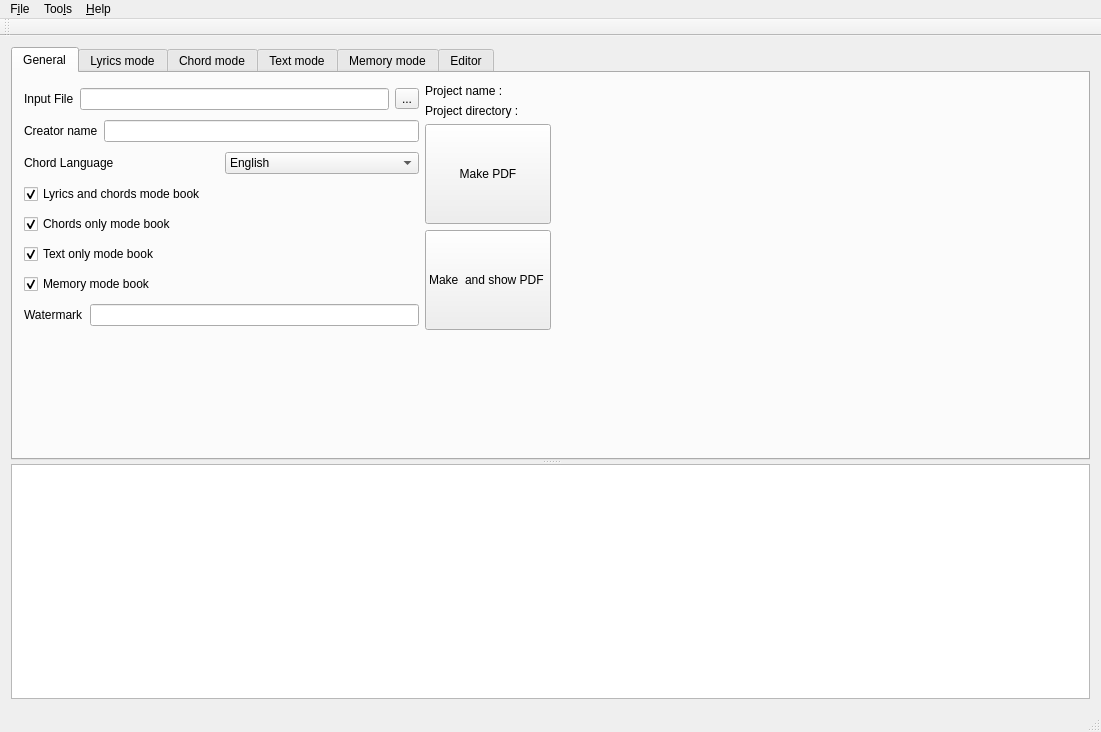
<?xml version="1.0" encoding="UTF-8"?>
<ui version="4.0">
 <class>MainWindow</class>
 <widget class="QMainWindow" name="MainWindow">
  <property name="geometry">
   <rect>
    <x>0</x>
    <y>0</y>
    <width>1101</width>
    <height>732</height>
   </rect>
  </property>
  <property name="windowTitle">
   <string>Chord V</string>
  </property>
  <property name="windowIcon">
   <iconset resource="resources.qrc">
    <normaloff>:/Image/Images/icon.png</normaloff>:/Image/Images/icon.png</iconset>
  </property>
  <widget class="QWidget" name="centralWidget">
   <layout class="QHBoxLayout" name="horizontalLayout_6">
    <item>
     <widget class="QSplitter" name="splitter">
      <property name="orientation">
       <enum>Qt::Vertical</enum>
      </property>
      <widget class="QTabWidget" name="tabWidget">
       <property name="currentIndex">
        <number>0</number>
       </property>
       <property name="tabBarAutoHide">
        <bool>true</bool>
       </property>
       <widget class="QWidget" name="General">
        <attribute name="title">
         <string>General</string>
        </attribute>
        <layout class="QVBoxLayout" name="verticalLayout_12">
         <item>
          <layout class="QVBoxLayout" name="verticalLayout_11">
           <item>
            <layout class="QHBoxLayout" name="horizontalLayout_11">
             <item>
              <layout class="QHBoxLayout" name="horizontalLayout_10">
               <item>
                <layout class="QVBoxLayout" name="verticalLayout_5">
                 <item>
                  <layout class="QHBoxLayout" name="horizontalLayout">
                   <item>
                    <widget class="QLabel" name="labelInputFile">
                     <property name="text">
                      <string>Input File</string>
                     </property>
                    </widget>
                   </item>
                   <item>
                    <widget class="QLineEdit" name="lineEditInputFile"/>
                   </item>
                   <item>
                    <widget class="QToolButton" name="toolButtonInputFile">
                     <property name="text">
                      <string>...</string>
                     </property>
                    </widget>
                   </item>
                  </layout>
                 </item>
                 <item>
                  <layout class="QHBoxLayout" name="horizontalLayout_2">
                   <item>
                    <widget class="QLabel" name="labelCreatorName">
                     <property name="text">
                      <string>Creator name</string>
                     </property>
                    </widget>
                   </item>
                   <item>
                    <widget class="QLineEdit" name="lineEditCreatorName"/>
                   </item>
                  </layout>
                 </item>
                 <item>
                  <layout class="QHBoxLayout" name="horizontalLayout_3">
                   <item>
                    <widget class="QLabel" name="labelChordLanguage">
                     <property name="text">
                      <string>Chord Language</string>
                     </property>
                    </widget>
                   </item>
                   <item>
                    <widget class="QComboBox" name="comboBoxChordLanguage">
                     <item>
                      <property name="text">
                       <string>English</string>
                      </property>
                     </item>
                     <item>
                      <property name="text">
                       <string>Français</string>
                      </property>
                     </item>
                    </widget>
                   </item>
                  </layout>
                 </item>
                 <item>
                  <widget class="QCheckBox" name="checkBoxLyricsMode">
                   <property name="text">
                    <string>Lyrics and chords mode book</string>
                   </property>
                   <property name="checked">
                    <bool>true</bool>
                   </property>
                  </widget>
                 </item>
                 <item>
                  <widget class="QCheckBox" name="checkBoxChordMode">
                   <property name="text">
                    <string>Chords only mode book</string>
                   </property>
                   <property name="checked">
                    <bool>true</bool>
                   </property>
                  </widget>
                 </item>
                 <item>
                  <widget class="QCheckBox" name="checkBoxTextMode">
                   <property name="text">
                    <string>Text only mode book</string>
                   </property>
                   <property name="checked">
                    <bool>true</bool>
                   </property>
                  </widget>
                 </item>
                 <item>
                  <widget class="QCheckBox" name="checkBoxMemoryMode">
                   <property name="text">
                    <string>Memory mode book</string>
                   </property>
                   <property name="checked">
                    <bool>true</bool>
                   </property>
                  </widget>
                 </item>
                 <item>
                  <layout class="QHBoxLayout" name="horizontalLayout_4">
                   <item>
                    <widget class="QLabel" name="labelWatermark">
                     <property name="text">
                      <string>Watermark</string>
                     </property>
                    </widget>
                   </item>
                   <item>
                    <widget class="QLineEdit" name="lineEditWatermark"/>
                   </item>
                  </layout>
                 </item>
                </layout>
               </item>
               <item>
                <layout class="QVBoxLayout" name="verticalLayout_8">
                 <item>
                  <layout class="QVBoxLayout" name="verticalLayout_6">
                   <item>
                    <layout class="QHBoxLayout" name="horizontalLayout_5">
                     <item>
                      <widget class="QLabel" name="labelProjectName">
                       <property name="text">
                        <string>Project name :</string>
                       </property>
                      </widget>
                     </item>
                     <item>
                      <widget class="QLabel" name="labelNameProjectName">
                       <property name="text">
                        <string/>
                       </property>
                      </widget>
                     </item>
                    </layout>
                   </item>
                   <item>
                    <layout class="QHBoxLayout" name="horizontalLayout_7">
                     <item>
                      <widget class="QLabel" name="labelDirProject">
                       <property name="text">
                        <string>Project directory :</string>
                       </property>
                      </widget>
                     </item>
                     <item>
                      <widget class="QLabel" name="labelNameDirProject">
                       <property name="text">
                        <string/>
                       </property>
                      </widget>
                     </item>
                    </layout>
                   </item>
                  </layout>
                 </item>
                 <item>
                  <widget class="QPushButton" name="pushButtonMakePDF">
                   <property name="minimumSize">
                    <size>
                     <width>100</width>
                     <height>100</height>
                    </size>
                   </property>
                   <property name="text">
                    <string>Make PDF</string>
                   </property>
                  </widget>
                 </item>
                 <item>
                  <widget class="QPushButton" name="pushButtonMakeAndShowPDF">
                   <property name="minimumSize">
                    <size>
                     <width>100</width>
                     <height>100</height>
                    </size>
                   </property>
                   <property name="text">
                    <string>Make  and show PDF </string>
                   </property>
                  </widget>
                 </item>
                </layout>
               </item>
              </layout>
             </item>
             <item>
              <spacer name="horizontalSpacer">
               <property name="orientation">
                <enum>Qt::Horizontal</enum>
               </property>
               <property name="sizeHint" stdset="0">
                <size>
                 <width>40</width>
                 <height>20</height>
                </size>
               </property>
              </spacer>
             </item>
            </layout>
           </item>
           <item>
            <spacer name="verticalSpacer">
             <property name="orientation">
              <enum>Qt::Vertical</enum>
             </property>
             <property name="sizeHint" stdset="0">
              <size>
               <width>20</width>
               <height>40</height>
              </size>
             </property>
            </spacer>
           </item>
          </layout>
         </item>
        </layout>
       </widget>
       <widget class="QWidget" name="LyricsMode">
        <attribute name="title">
         <string>Lyrics mode</string>
        </attribute>
        <layout class="QVBoxLayout" name="verticalLayout_3">
         <item>
          <widget class="LyricsConfig" name="widgetLyricsMode" native="true"/>
         </item>
        </layout>
       </widget>
       <widget class="QWidget" name="ChordMode">
        <attribute name="title">
         <string>Chord mode</string>
        </attribute>
        <layout class="QVBoxLayout" name="verticalLayout_4">
         <item>
          <widget class="ChordConfig" name="widgetChordMode" native="true"/>
         </item>
        </layout>
       </widget>
       <widget class="QWidget" name="TextMode">
        <attribute name="title">
         <string>Text mode</string>
        </attribute>
        <layout class="QVBoxLayout" name="verticalLayout_2">
         <item>
          <widget class="TextConfig" name="widgetTextMode" native="true"/>
         </item>
        </layout>
       </widget>
       <widget class="QWidget" name="MemoryMode">
        <attribute name="title">
         <string>Memory mode</string>
        </attribute>
        <layout class="QVBoxLayout" name="verticalLayout">
         <item>
          <widget class="MemoryConfig" name="widgetMemoryMode" native="true"/>
         </item>
        </layout>
       </widget>
       <widget class="QWidget" name="Editor2">
        <attribute name="title">
         <string>Editor</string>
        </attribute>
        <layout class="QHBoxLayout" name="horizontalLayout_9">
         <item>
          <layout class="QVBoxLayout" name="verticalLayout_7">
           <item>
            <layout class="QHBoxLayout" name="horizontalLayout_8">
             <item>
              <widget class="QToolButton" name="toolButtonCT">
               <property name="toolTip">
                <string>Cover Title</string>
               </property>
               <property name="text">
                <string>ct</string>
               </property>
              </widget>
             </item>
             <item>
              <widget class="QToolButton" name="toolButtonCS">
               <property name="toolTip">
                <string>Cover Subtitle</string>
               </property>
               <property name="text">
                <string>cs</string>
               </property>
              </widget>
             </item>
             <item>
              <widget class="QToolButton" name="toolButtonT">
               <property name="toolTip">
                <string>Song Title</string>
               </property>
               <property name="text">
                <string>t</string>
               </property>
              </widget>
             </item>
             <item>
              <widget class="QToolButton" name="toolButtonST">
               <property name="toolTip">
                <string>Song Sub Titile</string>
               </property>
               <property name="text">
                <string>st</string>
               </property>
              </widget>
             </item>
             <item>
              <widget class="QToolButton" name="toolButtonCol">
               <property name="toolTip">
                <string>Column number for this song</string>
               </property>
               <property name="text">
                <string>c:</string>
               </property>
              </widget>
             </item>
             <item>
              <widget class="QToolButton" name="toolButtonCB">
               <property name="toolTip">
                <string>Column break</string>
               </property>
               <property name="text">
                <string>cb</string>
               </property>
              </widget>
             </item>
             <item>
              <widget class="QToolButton" name="toolButtonCompress">
               <property name="toolTip">
                <string>Compression until end of song</string>
               </property>
               <property name="text">
                <string>c</string>
               </property>
              </widget>
             </item>
             <item>
              <widget class="QToolButton" name="toolButtonSOC">
               <property name="toolTip">
                <string>Start of chorus</string>
               </property>
               <property name="text">
                <string>soc</string>
               </property>
              </widget>
             </item>
             <item>
              <widget class="QToolButton" name="toolButtonEOC">
               <property name="toolTip">
                <string>End of chorus</string>
               </property>
               <property name="text">
                <string>eoc</string>
               </property>
              </widget>
             </item>
             <item>
              <widget class="QToolButton" name="toolButtonREF">
               <property name="toolTip">
                <string>Refrain</string>
               </property>
               <property name="text">
                <string>ref</string>
               </property>
              </widget>
             </item>
             <item>
              <widget class="QComboBox" name="comboBox">
               <property name="maximumSize">
                <size>
                 <width>100</width>
                 <height>16777215</height>
                </size>
               </property>
              </widget>
             </item>
             <item>
              <widget class="Line" name="line">
               <property name="orientation">
                <enum>Qt::Vertical</enum>
               </property>
              </widget>
             </item>
             <item>
              <widget class="QCheckBox" name="checkBoxLongShort">
               <property name="maximumSize">
                <size>
                 <width>100</width>
                 <height>16777215</height>
                </size>
               </property>
               <property name="toolTip">
                <string>Long/Short notation in text</string>
               </property>
               <property name="text">
                <string>Long syntax</string>
               </property>
              </widget>
             </item>
            </layout>
           </item>
           <item>
            <widget class="QTextEdit" name="textEditCho3File"/>
           </item>
          </layout>
         </item>
        </layout>
       </widget>
      </widget>
      <widget class="LogMessages" name="log"/>
     </widget>
    </item>
   </layout>
  </widget>
  <widget class="QMenuBar" name="menuBar">
   <property name="geometry">
    <rect>
     <x>0</x>
     <y>0</y>
     <width>1101</width>
     <height>22</height>
    </rect>
   </property>
   <widget class="QMenu" name="menuFile">
    <property name="title">
     <string>F&amp;ile</string>
    </property>
    <addaction name="actionNew_Project"/>
    <addaction name="actionOpen_Project"/>
    <addaction name="actionOpen_Song_File"/>
    <addaction name="actionSave"/>
    <addaction name="actionSave_As"/>
    <addaction name="actionQuit"/>
   </widget>
   <widget class="QMenu" name="menuTools">
    <property name="title">
     <string>Too&amp;ls</string>
    </property>
    <addaction name="actionProduce_PDF_files"/>
    <addaction name="actionPreferences"/>
    <addaction name="actionChord_defintion"/>
    <addaction name="actionSave_Current_as_Defaut"/>
    <addaction name="actionReset_Preference_as_origine"/>
   </widget>
   <widget class="QMenu" name="menuHelp">
    <property name="title">
     <string>&amp;Help</string>
    </property>
    <addaction name="actionHelp"/>
    <addaction name="actionAbout"/>
    <addaction name="actionSystem_Info"/>
   </widget>
   <addaction name="menuFile"/>
   <addaction name="menuTools"/>
   <addaction name="menuHelp"/>
  </widget>
  <widget class="QToolBar" name="mainToolBar">
   <attribute name="toolBarArea">
    <enum>TopToolBarArea</enum>
   </attribute>
   <attribute name="toolBarBreak">
    <bool>false</bool>
   </attribute>
  </widget>
  <widget class="QStatusBar" name="statusBar"/>
  <action name="actionNew_Project">
   <property name="text">
    <string>&amp;New Project</string>
   </property>
  </action>
  <action name="actionOpen_Project">
   <property name="text">
    <string>&amp;Open Project</string>
   </property>
  </action>
  <action name="actionQuit">
   <property name="text">
    <string>&amp;Quit</string>
   </property>
  </action>
  <action name="actionSave_Current_as_Defaut">
   <property name="text">
    <string>&amp;Save Current as Defaut</string>
   </property>
  </action>
  <action name="actionSave">
   <property name="text">
    <string>Sa&amp;ve</string>
   </property>
   <property name="shortcut">
    <string>Ctrl+S</string>
   </property>
  </action>
  <action name="actionSave_As">
   <property name="text">
    <string>Sav&amp;e As</string>
   </property>
  </action>
  <action name="actionHelp">
   <property name="text">
    <string>&amp;Help</string>
   </property>
  </action>
  <action name="actionAbout">
   <property name="text">
    <string>&amp;About</string>
   </property>
  </action>
  <action name="actionLast_Project">
   <property name="text">
    <string>Last Project</string>
   </property>
  </action>
  <action name="actionLast_Poject">
   <property name="text">
    <string>&amp;Last Projects</string>
   </property>
  </action>
  <action name="actionProduce_PDF_files">
   <property name="text">
    <string>&amp;Produce PDF files</string>
   </property>
  </action>
  <action name="actionPreferences">
   <property name="text">
    <string>Pr&amp;eferences</string>
   </property>
  </action>
  <action name="actionOpen_Song_File">
   <property name="text">
    <string>Open &amp;Song File</string>
   </property>
  </action>
  <action name="actionReset_Preference_as_origine">
   <property name="text">
    <string>&amp;Reset Preference as origine</string>
   </property>
  </action>
  <action name="actionChord_defintion">
   <property name="text">
    <string>&amp;Chord definition</string>
   </property>
   <property name="shortcut">
    <string>F3</string>
   </property>
  </action>
  <action name="actionSystem_Info">
   <property name="text">
    <string>&amp;System Info</string>
   </property>
  </action>
 </widget>
 <layoutdefault spacing="6" margin="11"/>
 <customwidgets>
  <customwidget>
   <class>LyricsConfig</class>
   <extends>QWidget</extends>
   <header>lyricsconfig.h</header>
   <container>1</container>
  </customwidget>
  <customwidget>
   <class>ChordConfig</class>
   <extends>QWidget</extends>
   <header>chordconfig.h</header>
   <container>1</container>
  </customwidget>
  <customwidget>
   <class>TextConfig</class>
   <extends>QWidget</extends>
   <header>textconfig.h</header>
   <container>1</container>
  </customwidget>
  <customwidget>
   <class>MemoryConfig</class>
   <extends>QWidget</extends>
   <header>memoryconfig.h</header>
   <container>1</container>
  </customwidget>
  <customwidget>
   <class>LogMessages</class>
   <extends>QTextEdit</extends>
   <header>logmessages.h</header>
  </customwidget>
 </customwidgets>
 <resources>
  <include location="resources.qrc"/>
 </resources>
 <connections/>
</ui>
